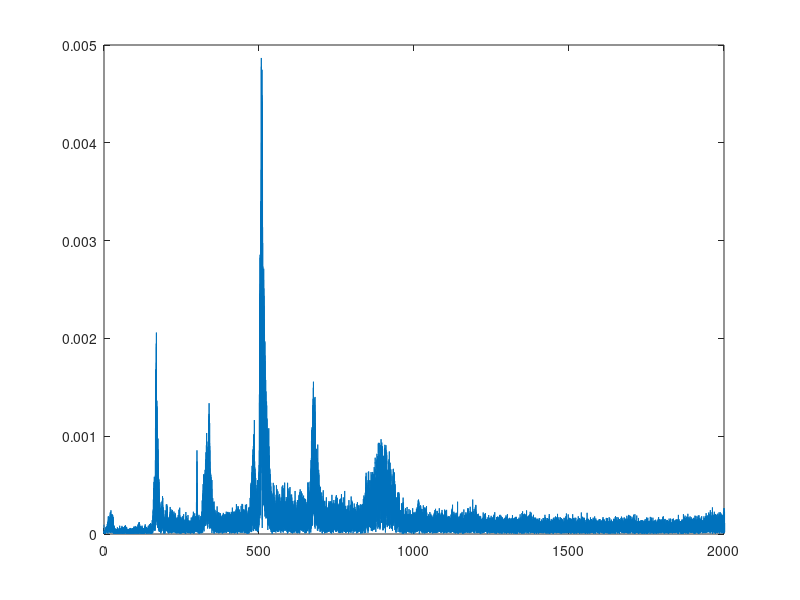

Source code (MATLAB):
clear all;
close all;

load('som_baleia.mat');

t = [1:length(w)]/fs;

plot(t,w);

sigfft = fft(w);
f = (0:length(sigfft)-1)*fs/length(sigfft);
plot(f,2*abs(sigfft)/numel(sigfft));
xlim([0 fs/2]);

